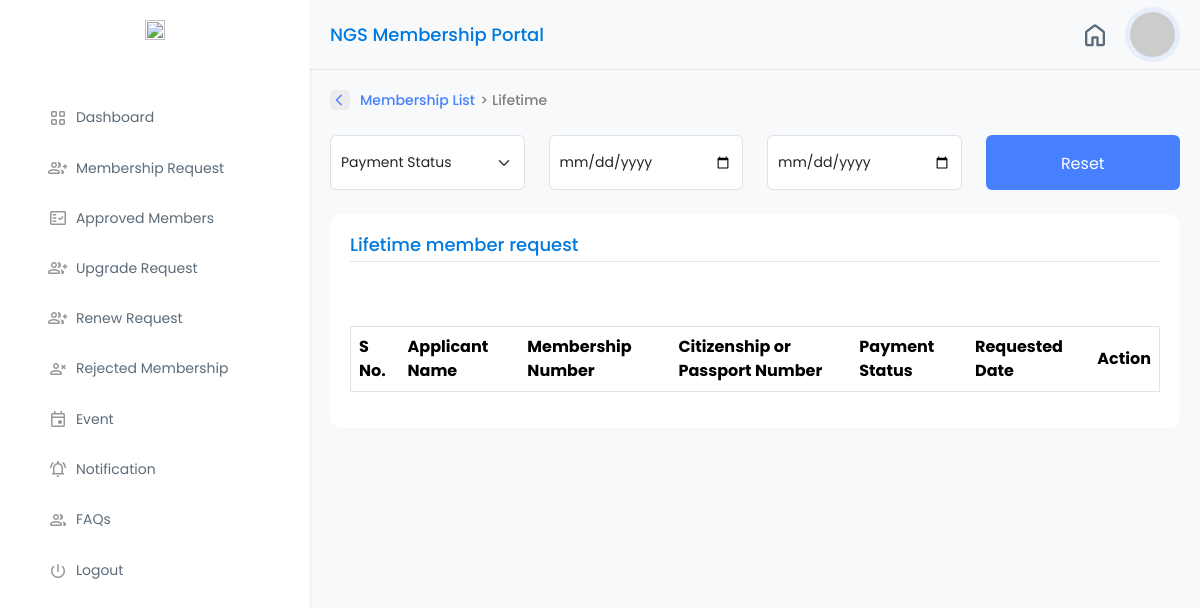
The app's page /view-lifetime-approved-membership_list (signed in), older data.
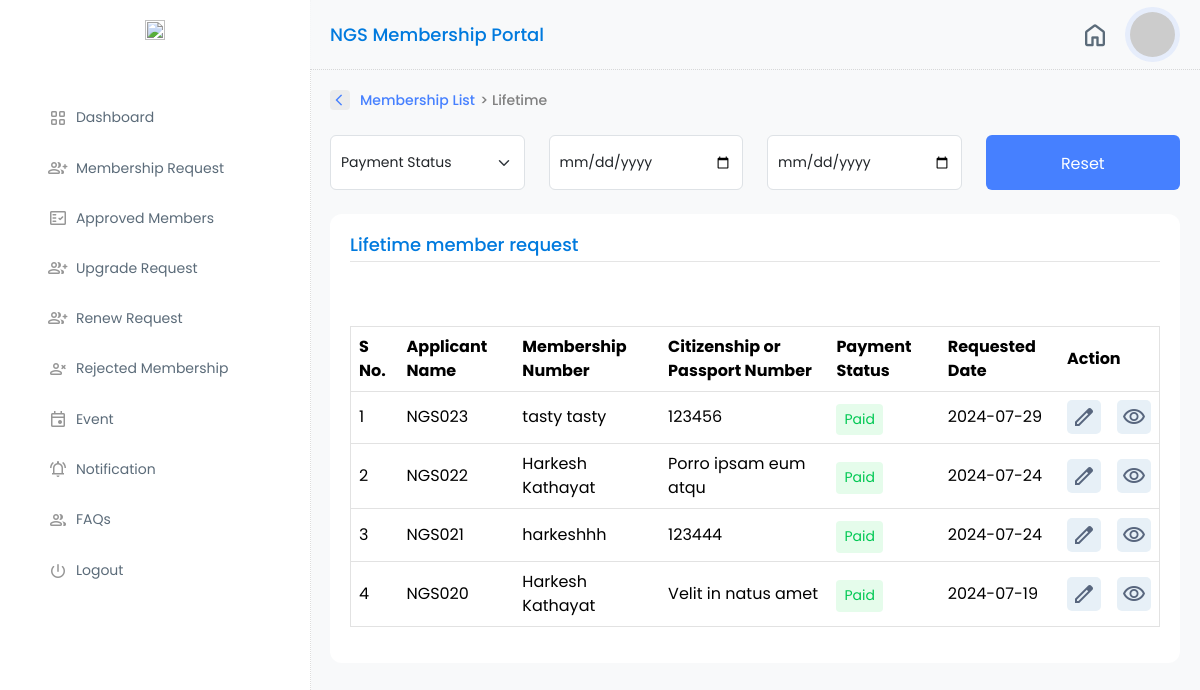
The same page, newer data.
### management/models.py (models this page shows, shortened)
class Membership(models.Model):
    membership_number=models.CharField(max_length=10,unique=True,null=True)
    associated_user = models.OneToOneField(CustomUser,related_name='membership',on_delete=models.CASCADE,null=True)
    created_at = models.DateTimeField(auto_now_add=True)
    updated_at = models.DateTimeField(auto_now=True)
    verification = models.BooleanField(default=False)
    expiry_date = models.DateField(null=True,blank=True)
    membership_since = models.CharField(max_length=4, blank=True, null=True)
    verified_date = models.DateTimeField(blank=True, null=True)
    rejected = models.BooleanField(default=False)
    expiry_status=models.BooleanField(default=False)
    membership_type=models.PositiveIntegerField(choices=choices.MEMBERSHIP_TYPES,default=1)
    remarks = models.TextField(null=True)
    objects = InheritanceManager()
    class Meta:
        ordering = ['-created_at']

class PersonalInfo(models.Model):
    name_of_applicant = models.CharField(max_length=200)
    gender = models.CharField(max_length=1, choices=choices.GENDER_CHOICES)
    affiliation = models.CharField(max_length=200)
    pp_photo = models.ImageField(upload_to="personal_photo")
    salutation = models.CharField(max_length=20, blank=True, null=True)
    phone_number = models.CharField(max_length=20,null=True)
    class Meta:
        abstract = True

class GeneralMembership(Membership,PersonalInfo):
    nationaldocument =models.OneToOneField(NationalDocumment,on_delete=models.CASCADE, related_name="associated_membership",related_query_name="associated_membership",null=True)
    educational_information = models.OneToOneField(EducationalDocuments,on_delete=models.CASCADE,related_name="edu_members",null=True)
    upgrade_request = models.BooleanField(null=True)
    upgrade_membership_type = models.PositiveIntegerField(choices=choices.MEMBERSHIP_TYPES,null=True)
    upgrade_payment = models.BooleanField(default=False)
    renew_request =models.BooleanField(null=True, default=False)
    renew_payment = models.BooleanField(default=False)

class Membership(models.Model):
    membership_number=models.CharField(max_length=10,unique=True,null=True)
    associated_user = models.OneToOneField(CustomUser,related_name='membership',on_delete=models.CASCADE,null=True)
    created_at = models.DateTimeField(auto_now_add=True)
    updated_at = models.DateTimeField(auto_now=True)
    verification = models.BooleanField(default=False)
    expiry_date = models.DateField(null=True,blank=True)
    membership_since = models.CharField(max_length=4, blank=True, null=True)
    verified_date = models.DateTimeField(blank=True, null=True)
    rejected = models.BooleanField(default=False)
    expiry_status=models.BooleanField(default=False)
    membership_type=models.PositiveIntegerField(choices=choices.MEMBERSHIP_TYPES,default=1)
    remarks = models.TextField(null=True)
    objects = InheritanceManager()
    class Meta:
        ordering = ['-created_at']

class NationalDocumment(models.Model):
    identity_card_no = models.CharField(max_length=80)
    dob = models.DateField()
    nationality = models.CharField(max_length=2, choices=choices.COUNTRY_CHOICES)
    identity_issued_from = models.CharField(max_length=150)
    permanent_address = models.CharField(max_length=200)
    identity_card_image = models.FileField(upload_to="identity_card_documents")

### account/decorators.py (the view)
    def wrapper(request, *args, **kwargs):
        if request.user.role == 1:
            return view_func(request, *args, **kwargs)
        else:
            return redirect('account:login')

### management/views.py (called while the page is built)
@is_admin
def lifetime_approved_membership_list(request):
    members=GeneralMembership.objects.filter(Q(membership_type=3),Q(verification=True))
    context={
        'members':members,
    }
    return render(request,'management/listview/lifetime_membership_list.html',context)

### management/templates/management/listview/lifetime_membership_list.html (shortened to what the changed rows need)
{% extends 'login_layout/layout.html' %}
{% load static %}
{% block content %}
<div class="col-md-9 my-profile-w-80 g-0">
                <div class="main-section-container">
                    <div class="content-container">
                        <table id="sampleTable" class="table hover-table" style="width:100%">
                            <thead>
                                <tr>
                                    <th>S No.</th>
                                    <th>Applicant Name</th>
                                    <th>Membership Number</th>
                                    <th>Citizenship or Passport Number</th>
                                    <th>Payment Status</th>
                                    <th>Requested Date</th>
                                    {% if request.user.role == 1%}
                                    <th>Action</th>
                                    {% endif %}
                                </tr>
                            </thead>
                            <tbody>
                                {% for member in members %}
                                <tr>
                                        <td>{{ forloop.counter }}</td>
                                        <td>{{ member.membership_number }}</td>
                                        <td>{{ member.name_of_applicant }}</td>
                                        <td>{{ member.nationaldocument.identity_card_no }}</td>
                                        <td>
                                            {% if member.payment.exists %}
                                            <div class="verified">Paid</div>
                                        {% else %}
                                            <div class="pending">Pending</div>
                                            {% endif %}
                                           </td>
                                           <td>{{ member.created_at|date:"Y-m-d" }}</td>
                                           {% if request.user.role == 1 %}
                                        <td>
                                        <div class="d-flex kit-action-com">
                                                <div class="action-btn-pen">
                                                    <a href="{% url 'management:edit_membership' id=member.id %}"><span class="material-symbols-outlined">
                                                        </span>
                                                    </a>
                                                </div>
                                                <div class="action-btn-view">
                                                    <a href="{% url 'management:view_membership' id=member.id %}">
                                                        <span class="material-symbols-outlined">visibility</span>
                                                    </a>
                                                </div>
                                        </div>
                                    </td>
                                    {% endif %}
                                </tr>
                                {% endfor %}
                            </tbody>
                        </table>
                    </div>
                </div>
            </div>
{% endblock %}

Row changes from the older to the newer data that the page shows:
added GeneralMembership: membership_number "NGS023", name_of_applicant "tasty tasty", nationaldocument.identity_card_no "123456", shows "Paid", created_at "2024-07-29"
now on this page (row edited): GeneralMembership: membership_number "NGS022", name_of_applicant "Harkesh Kathayat", nationaldocument.identity_card_no "Porro ipsam eum atqu", shows "Paid", created_at "2024-07-24"
now on this page (row edited): GeneralMembership: membership_number "NGS021", name_of_applicant "harkeshhh", nationaldocument.identity_card_no "123444", shows "Paid", created_at "2024-07-24"
now on this page (row edited): GeneralMembership: membership_number "NGS020", name_of_applicant "Harkesh Kathayat", nationaldocument.identity_card_no "Velit in natus amet", shows "Paid", created_at "2024-07-19"
